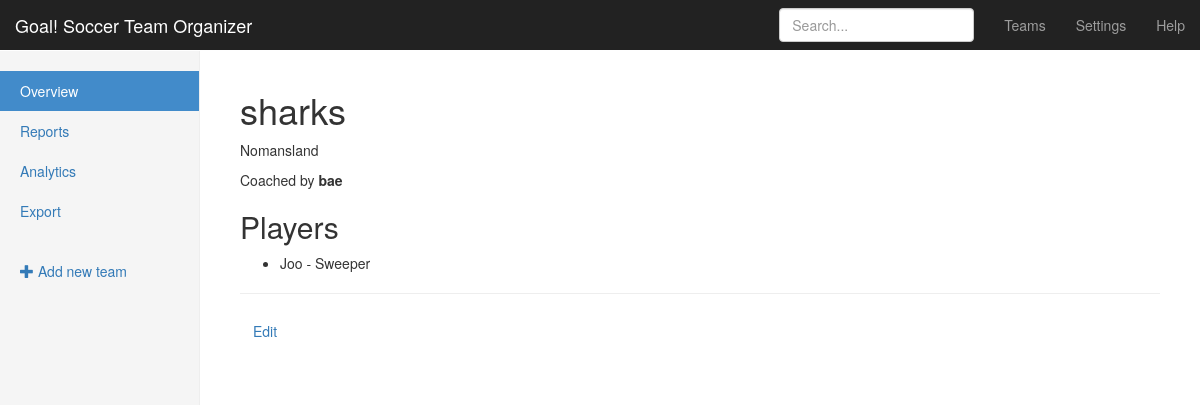
/teams/5/, run on the app's committed database.
### teams/models.py (models this page shows, shortened)
class Team(models.Model):
    name = models.CharField(max_length=255)
    coach = models.ForeignKey(User, related_name='teams')
    practice_location = models.CharField(max_length=255)

class Player(models.Model):
    name = models.CharField(max_length=255)
    age = models.PositiveIntegerField()
    position = models.CharField(choices=POSITIONS, max_length=3)
    team = models.ForeignKey(Team, related_name='players')

### teams/views.py (the view)
# urls.py: url(r'^(?P<pk>\d+)/$', views.TeamDetailView.as_view(), name='detail'),
class TeamDetailView(DetailView, UpdateView):
	fields = ('name', 'practice_location', 'coach')
	model = models.Team
	template_name = 'teams/team_detail.html'

### teams/templates/teams/team_detail.html (shortened to what this page needs)
{% extends "teams/_layout.html" %}
{% block body_content %}
<h1>{{ team.name  }}</h1>
<p class="muted">{{ team.practice_location }}</p>
<p>Coached by <strong>{{ team.coach.get_full_name|default:team.coach }}</strong></p>
<h2>Players</h2>
<ul>
{% for player in team.players.all %}
	<li>{{ player.name }} - {{ player.get_position_display }}</li>
{% endfor %}
</ul>
<hr>
<p><a href="{% url 'teams:update' pk=team.pk %}" class="btn">Edit</a></p>
{% endblock %}

### assets/css/goal.css (style rules this page uses)
body { padding-top: 50px; }

### data on the page
Team: name "sharks", practice_location "Nomansland", coach.get_full_name "bae"
Player: name "Joo", position "Sweeper"
